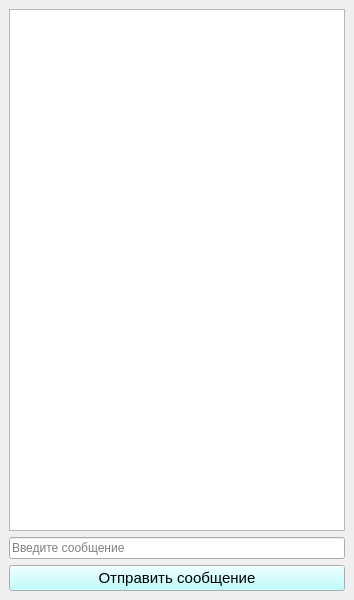
<?xml version="1.0" encoding="UTF-8"?>
<ui version="4.0">
 <class>MainWindow</class>
 <widget class="QMainWindow" name="MainWindow">
  <property name="geometry">
   <rect>
    <x>0</x>
    <y>0</y>
    <width>354</width>
    <height>600</height>
   </rect>
  </property>
  <property name="windowTitle">
   <string>MainWindow</string>
  </property>
  <widget class="QWidget" name="centralwidget">
   <layout class="QVBoxLayout" name="verticalLayout">
    <item>
     <widget class="QPlainTextEdit" name="plainTextEdit">
      <property name="readOnly">
       <bool>true</bool>
      </property>
     </widget>
    </item>
    <item>
     <widget class="QLineEdit" name="lineEdit">
      <property name="placeholderText">
       <string>Введите сообщение</string>
      </property>
     </widget>
    </item>
    <item>
     <widget class="QPushButton" name="pushButton">
      <property name="palette">
       <palette>
        <active>
         <colorrole role="Button">
          <brush brushstyle="SolidPattern">
           <color alpha="255">
            <red>170</red>
            <green>255</green>
            <blue>255</blue>
           </color>
          </brush>
         </colorrole>
        </active>
        <inactive>
         <colorrole role="Button">
          <brush brushstyle="SolidPattern">
           <color alpha="255">
            <red>170</red>
            <green>255</green>
            <blue>255</blue>
           </color>
          </brush>
         </colorrole>
        </inactive>
        <disabled>
         <colorrole role="Button">
          <brush brushstyle="SolidPattern">
           <color alpha="255">
            <red>170</red>
            <green>255</green>
            <blue>255</blue>
           </color>
          </brush>
         </colorrole>
        </disabled>
       </palette>
      </property>
      <property name="font">
       <font>
        <pointsize>11</pointsize>
        <weight>50</weight>
        <bold>false</bold>
       </font>
      </property>
      <property name="text">
       <string>Отправить сообщение</string>
      </property>
     </widget>
    </item>
   </layout>
  </widget>
 </widget>
 <resources/>
 <connections/>
</ui>
